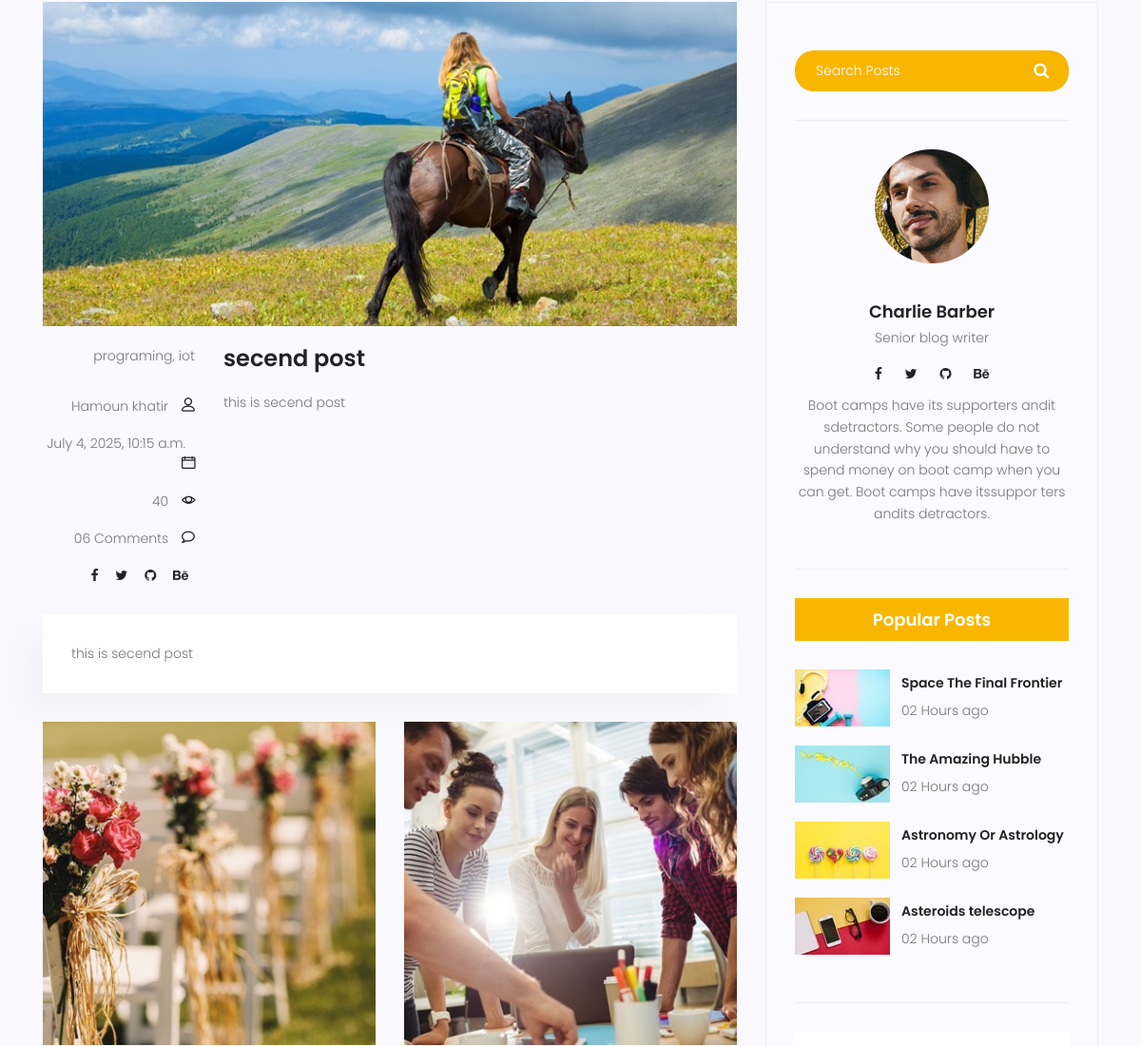
/blog/2 (middle part), run on an earlier commit of the app's database.
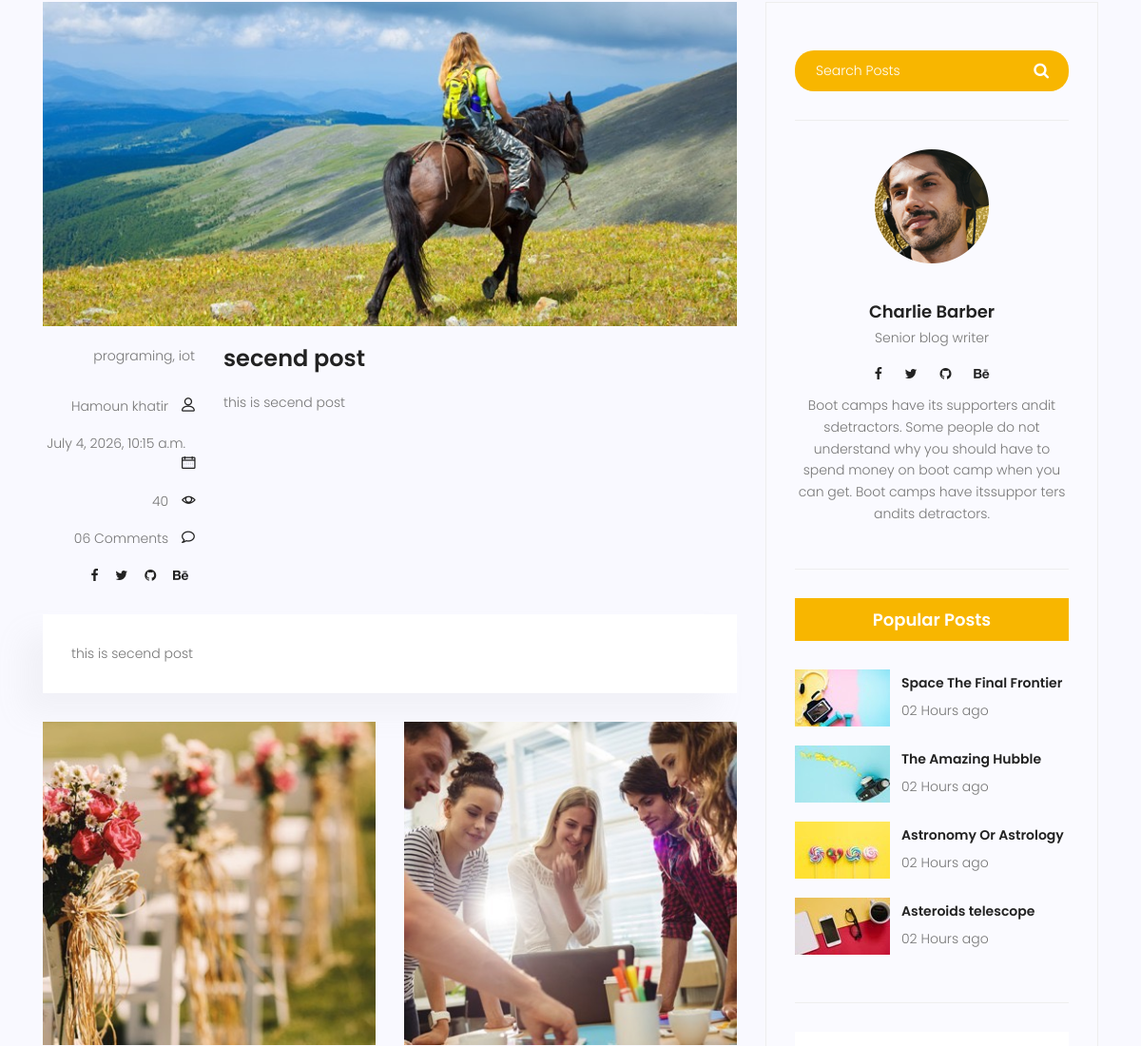
And on a later commit of the database.
### blog/models.py (models this page shows, shortened)
class post(models.Model):
    image =models.ImageField(upload_to='blog/',default='blog/default.jpg')
    author = models.ForeignKey(User, on_delete=models.SET_NULL,null=True)
    title=models.CharField(max_length=255)
    content=models.TextField()
    category =models.ManyToManyField(Category)
    counted_views = models.IntegerField(default=0)
    status = models.BooleanField(default=False)
    published_date = models.DateTimeField(null=True)
    created_date = models.DateTimeField(auto_now_add=True)
    updated_date = models.DateTimeField(auto_now=True)
    class Meta:
        ordering=['-created_date']

class Category(models.Model):
    name=models.CharField(max_length=255)
    def __str__(self):
        return self.name

### blog/views.py (the view)
# urls.py: path('<int:pid>',blog_single,name='single'),
def blog_single(request,pid):
    posts=get_object_or_404(post,published_date__lte=now,pk=pid,status=1)
    posts.counted_views += 1
    posts.save(update_fields=['counted_views'])
    next_post = post.objects.filter(id__gt=posts.id,published_date__lte=now, status=True).order_by('id').first()
    prev_post = post.objects.filter(id__lt=posts.id,published_date__lte=now, status=True).order_by('-id').first()
    context={'post':posts,'next':next_post,'prev':prev_post}
    return render(request,'blog/blog-single.html',context)

### templates/blog/blog-single.html (shortened to what the changed rows need)
{%extends 'base.html'%}
{%load static%}
{%block content%}
			<section class="post-content-area single-post-area">
				<div class="container">
					<div class="row">
						<div class="col-lg-8 posts-list">
							<div class="single-post row">
								<div class="col-lg-12">
									<div class="feature-img">
										<img class="img-fluid" src="{{post.image.url}}" alt="">
									</div>
								</div>
								<div class="col-lg-3  col-md-3 meta-details">
									<ul class="tags">
									{{post.category.all|join:", "}}
									</ul>
									<div class="user-details row">
										<p class="user-name col-lg-12 col-md-12 col-6"><a href="#">{{post.author.get_full_name}}</a> <span class="lnr lnr-user"></span></p>
										<p class="date col-lg-12 col-md-12 col-6"><a href="#">{{post.published_date}}</a> <span class="lnr lnr-calendar-full"></span></p>
										<p class="view col-lg-12 col-md-12 col-6"><a href="#">{{post.counted_views}}</a> <span class="lnr lnr-eye"></span></p>
										<p class="comments col-lg-12 col-md-12 col-6"><a href="#">06 Comments</a> <span class="lnr lnr-bubble"></span></p>
										<ul class="social-links col-lg-12 col-md-12 col-6">
										</ul>
									</div>
								</div>
								<div class="col-lg-9 col-md-9">
									<h3 class="mt-20 mb-20">{{post.title}}</h3>
									<p>{{post.content}}</p>
								</div>
								<div class="col-lg-12">
									<div class="quotes">
										{{post.content}}
									</div>
									<div class="row mt-30 mb-30">
										<div class="col-6">
										</div>
										<div class="col-6">
										</div>
									</div>
								</div>
							</div>
						</div>
					</div>
				</div>
			</section>
		</body>
	</html>
	{%endblock%}

What changed in the data, as far as the page shows it:
changed post "secend post": published_date "July 4, 2025, 10:15 a.m." → "July 4, 2026, 10:15 a.m."
